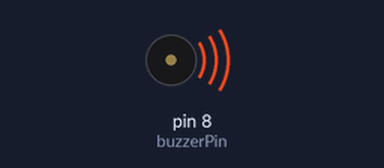
Bench run of a sketch on a simulated Arduino Uno, built with avr-gcc and run on an emulated ATmega328P. Parts: buzzer (waves = sounding).

Above: at 0.06 s.
At 8.72 s:
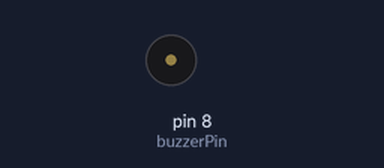
Timing chart, 0 to 9.0 s (numbered marks = the images above):
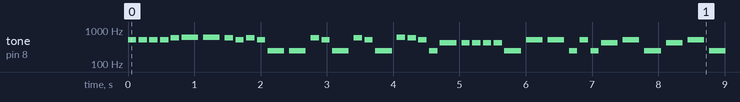

Measured:
- by itself, tone on pin 8 (buzzerPin): plays 523 Hz for 0.13 s, 523 Hz for 0.13 s, 523 Hz for 0.13 s, 523 Hz for 0.13 s, 587 Hz for 0.13 s, 622 Hz for 0.25 s … (445 notes in this stretch)

The sketch:

ahmetkayakumgibi.ino
```cpp
#define NOTE_G3  196
#define NOTE_GS3 208
#define NOTE_A3  220
#define NOTE_AS3 233
#define NOTE_B3  247
#define NOTE_C4  261
#define NOTE_CS4 277
#define NOTE_D4  294
#define NOTE_DS4 311
#define NOTE_E4  330
#define NOTE_F4  349
#define NOTE_FS4 370
#define NOTE_G4  392
#define NOTE_GS4 415
#define NOTE_A4  440
#define NOTE_AS4 466
#define NOTE_B4  493
#define NOTE_C5  523
#define NOTE_CS5 554
#define NOTE_D5  587
#define NOTE_DS5 622
#define NOTE_E5  659

const int buzzerPin = 8;

int melody[] = {
  NOTE_C5, NOTE_C5, NOTE_C5, NOTE_C5, NOTE_D5, NOTE_DS5,
  NOTE_DS5, NOTE_D5, NOTE_C5, NOTE_D5, NOTE_C5, NOTE_B3, NOTE_B3,
  NOTE_D5, NOTE_C5, NOTE_B3, NOTE_D5, NOTE_C5, NOTE_B3, NOTE_DS5, NOTE_D5, NOTE_C5, NOTE_B3, NOTE_GS4,

  NOTE_GS4, NOTE_GS4, NOTE_GS4, NOTE_GS4, NOTE_B3, NOTE_C5,
  NOTE_C5, NOTE_B3, NOTE_C5, NOTE_B3, NOTE_GS4,
  NOTE_C5, NOTE_B3, NOTE_GS4,
  NOTE_C5, NOTE_B3, NOTE_GS4, NOTE_D5, NOTE_C5, NOTE_B3, NOTE_GS4, NOTE_G3
};

int noteDurations[] = {
  8, 8, 8, 8, 8, 4,
  4, 8, 8, 8, 8, 4, 4,
  8, 8, 4, 8, 8, 4, 8, 8, 8, 8, 4,

  8, 8, 8, 8, 4, 4,
  4, 8, 8, 8, 4,
  4, 4, 4,
  4, 4, 4, 8, 8, 8, 8, 2
};

int totalNotes = sizeof(melody) / sizeof(melody[0]);

void setup() {
  pinMode(buzzerPin, OUTPUT);
}

void loop() {
  for (int thisNote = 0; thisNote < totalNotes; thisNote++) {
    int noteDuration = 1000 / noteDurations[thisNote];
    tone(buzzerPin, melody[thisNote], noteDuration);

    int pauseBetweenNotes = noteDuration * 1.30;
    delay(pauseBetweenNotes);
    noTone(buzzerPin);
  }

  delay(3000);
}
```
